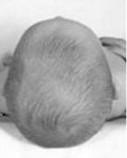
#> input picture tete.jpg, 127 x 158 px
$ python untitled9.py
#> lines starting #> are read from the running program, lines starting #| are printed output that depends on the picture
import matplotlib.pyplot as plt
import numpy as np
from scipy import ndimage
from PIL import Image
import cv2


def mystere(i):
    (l, h) = i.size
    for y in range(h):
        for x in range(l):
            c = Image.getpixel(i, (x, y))
            if c >= 150 :
                new = 255
            else :
                new = 0

            Image.putpixel(i, (x, y), new)

def plot(data, title):
    plot.i += 1
    plt.subplot(2,2,plot.i)
    plt.imshow(data)
    plt.gray()
    plt.title(title)
plot.i = 0

# Load the data...
im = Image.open('tete.jpg')
#> im is the input picture: PIL image 127x158 L; min 10, max 255, mean 176.8
data = np.array(im, dtype=float)
plot(data, 'Original')
#
## A very simple and very narrow highpass filter
#kernel = np.array([[-1, -1, -1],
#                   [-1,  8, -1],
#                   [-1, -1, -1]])
#highpass_3x3 = ndimage.convolve(data, kernel)
#
#
## A slightly "wider", but sill very simple highpass filter
#kernel = np.array([[-1, -1, -1, -1, -1],
#                   [-1,  1,  2,  1, -1],
#                   [-1,  2,  5,  2, -1],
#                   [-1,  1,  2,  1, -1],
#                   [-1, -1, -1, -1, -1]])
#highpass_5x5 = ndimage.convolve(data, kernel)
#

# Another way of making a highpass filter is to simply subtract a lowpass
# filtered image from the original. Here, we'll use a simple gaussian filter
# to "blur" (i.e. a lowpass filter) the original.
lowpass = ndimage.gaussian_filter(data, 2)
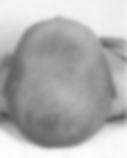
#> lowpass: shape (158, 127) float64; min 79.02, max 254.6, mean 176.8
gauss_highpass = data - lowpass
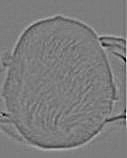
#> gauss_highpass: shape (158, 127) float64; min -77.64, max 81.34, mean 0; drawn with min black and max white
plot(gauss_highpass, r'Gaussian Highpass, $\sigma = 3 pixels$')

plt.show()
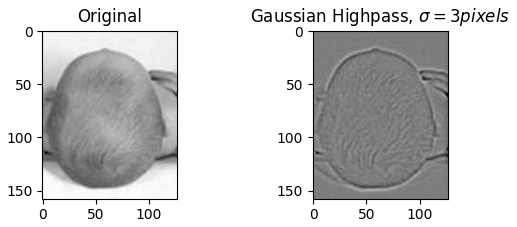
#> figure drawn by matplotlib, 2 panels
